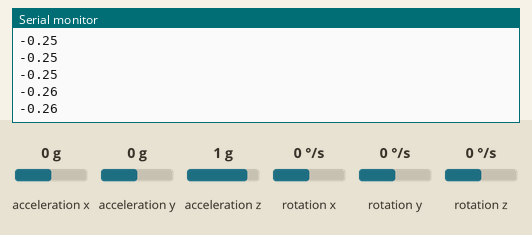
The sketch below on a simulated Arduino Uno, built with avr-gcc and run on an emulated ATmega328P. On the bench: the last lines printed to the serial monitor. The inputs (shaded band) are chosen by the test bench; at power-on: acceleration x 0 g, acceleration y 0 g, acceleration z 1 g, rotation x 0 °/s, rotation y 0 °/s, rotation z 0 °/s.

Above: at 1.2 s.
1.3 s: acceleration x set to -1.4 g
At 2.4 s:
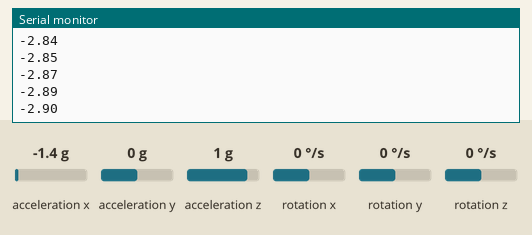
2.8 s: acceleration y set to -1.4 g
At 3.5 s:
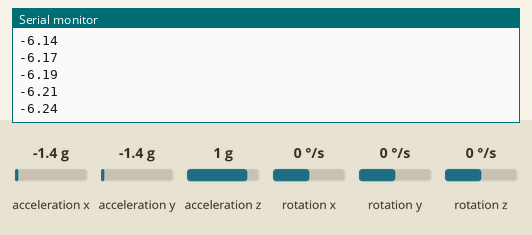
4.3 s: acceleration x set to -0.8 g
At 5.0 s:
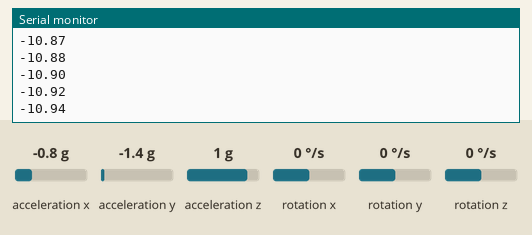
Timing chart, 0 to 7.3 s (numbered marks = the images above; inputs shaded):
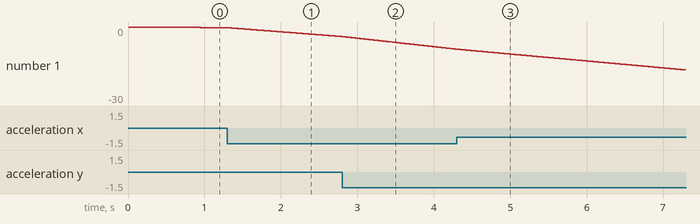

The sketch:

project_code.ino
```cpp
#include "MPU9250.h"\

MPU9250 IMU(Wire,0x68);
float velocity = 0;

void setup() {
Serial.begin(115200);
int status;
status = IMU.begin();
//Serial.print(status);
//Serial.println();
IMU.calibrateAccel();
}
void loop() {

IMU.readSensor();
/*int status = IMU.calibrateAccel();*/
float axb,axs,ayb,ays,azb,azs;
axb = IMU.getAccelBiasX_mss();
axs = IMU.getAccelScaleFactorX();
ayb = IMU.getAccelBiasY_mss();
ays = IMU.getAccelScaleFactorY();
//azb = IMU.getAccelBiasZ_mss();
//azs = IMU.getAccelScaleFactorZ();
IMU.setAccelCalX(axb,axs);
IMU.setAccelCalY(ayb,ays);
//IMU.setAccelCalZ(azb,azs);
//print acceleration in all three directions
float ax = IMU.getAccelX_mss();
float ay = IMU.getAccelY_mss();
//float az = IMU.getAccelZ_mss();
//prints out acceleration
ax-=0.67;//0.75
ay-=1.13;//1.05
/*Serial.print("X:");
Serial.println(ax);
Serial.print("Y:");
Serial.println(ay);*/
delay(0.5);

//prints out velocity

float axf = IMU.getAccelX_mss();
float ayf = IMU.getAccelY_mss();
axf-=0.75;
ayf-=1.05;

float avgaccx = (ax+axf)/2;
float avgaccy = (ay+ayf)/2;

if(avgaccx<0.10&&avgaccx>-0.10){
  avgaccx=0;
}
if(avgaccy<0.10&&avgaccy>-0.10){
  avgaccy=0;
}

float avgvelx = avgaccx*0.0005;
float avgvely = avgaccy*0.0005;

float change = sqrt(pow(avgvelx,2)+pow(avgvely,2));

if(avgaccx<0){
  velocity = velocity - change;
}

else{
velocity = velocity + change;
}
Serial.println((2.23694*velocity));


}
```

Measured:
- after the input at 1.3 s, the serial monitor: prints a new line after 0.14 s (image 1)
- plotted number 1: -0.28 → -3.86 after the input at 1.3 s
